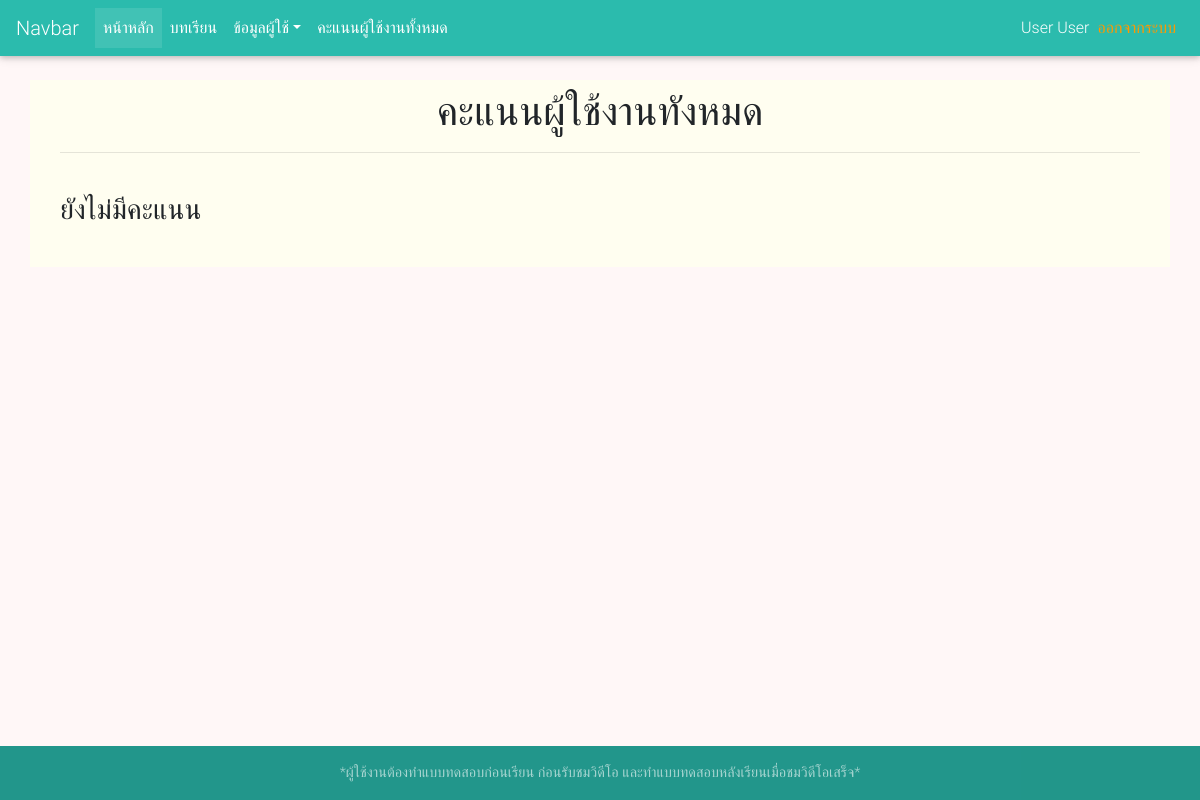
The app's page /index.php?scl (signed in), older data.
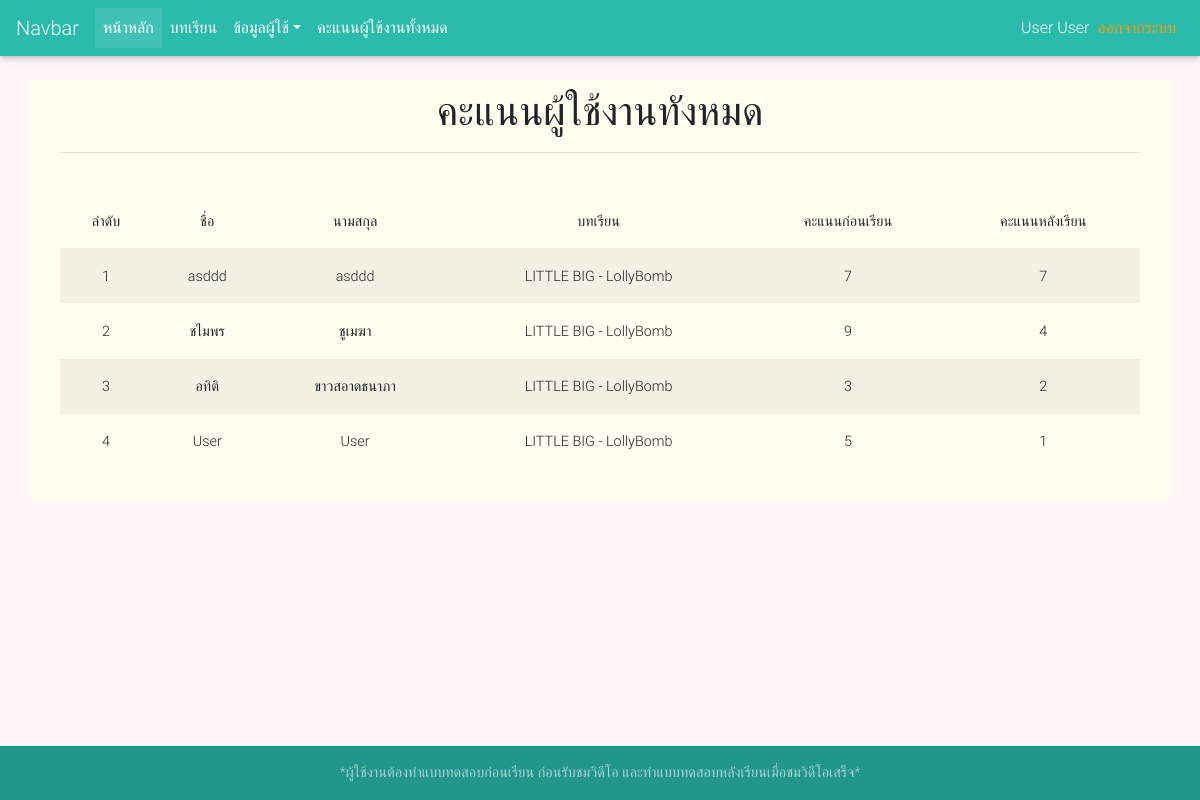
The same page, newer data.
### tables this page shows
CREATE TABLE `user_learning` (
  `user_learning_id` int(10) NOT NULL,
  `choice_id` int(10) NOT NULL,
  `user_id` int(10) NOT NULL,
  `user_learning_bf` int(20) NOT NULL,
  `user_learning_af` varchar(20) NOT NULL,
  `user_learning_status` int(1) NOT NULL
);

CREATE TABLE `user` (
  `ID` int(5) NOT NULL,
  `Username` varchar(50) NOT NULL,
  `Password` varchar(200) NOT NULL,
  `Firstname` varchar(100) NOT NULL,
  `Lastname` varchar(100) NOT NULL,
  `email` varchar(100) NOT NULL,
  `phone` text NOT NULL,
  `Userlevel` varchar(1) NOT NULL,
  `user_date` date NOT NULL,
  `session_id` varchar(50) NOT NULL,
  `Status` varchar(1) NOT NULL
);

CREATE TABLE `choice` (
  `choice_id` int(11) NOT NULL,
  `choice_name` varchar(100) NOT NULL,
  `video` varchar(300) NOT NULL,
  `choice_detail` varchar(100) NOT NULL,
  `choice_status` int(1) NOT NULL
);

### score_all.php (the view)
<?php
$query_learning = "SELECT * FROM choice as c , user as u, user_learning as l where l.user_learning_status <> 1 and l.choice_id = c.choice_id and l.user_id = u.id order by l.user_learning_af desc" ;
$learning = mysqli_query($con,$query_learning) or die(mysqli_error());
$row_learning = mysqli_fetch_assoc($learning);
$totalRows_learning = mysqli_num_rows($learning);
?>
<div class="col-12">
 <div class="py-2">
  <div class="container">
    <div class="row">
      <div class="col-md-12">
        <h1 class="text-center">คะแนนผู้ใช้งานทังหมด</h1>
        <hr>
      </div>
    </div>
  </div>
</div>
<div class="py-3">
  <div class="container">
    <div class="row">
      <div class="col-md-12">
          <table class="table table-striped table-borderless">
           <?php if ($totalRows_learning > 0) {?>
            <thead>
              <tr class="text-center">
                <th scope="col">ลำดับ</th>
                <th scope="col">ชื่อ</th>
                <th scope="col">นามสกุล</th>
                <th scope="col">บทเรียน</th>
                <th scope="col">คะแนนก่อนเรียน</th>
                <th scope="col">คะแนนหลังเรียน</th>
              </tr>
            </thead>
            <tbody>
              <?php
              $i = 1 ;
              do { ?>
                <tr class="text-center">
                  <td><?php echo $i ?></td>
                  <td><?php echo $row_learning['Firstname']; ?></td>
                  <td><?php echo $row_learning['Lastname']; ?></td>
                  <td><?php echo $row_learning['choice_name']; ?></td>
                  <td><?php echo $row_learning['user_learning_bf']; ?></td>
                  <td><?php echo $row_learning['user_learning_af']; ?></td>
                </tr>
                <?php
                $i += 1;
              } while ($row_learning = mysqli_fetch_assoc($learning)); ?>
            </tbody>
          </table>
        <?php }else {
          echo "<h3> ยังไม่มีคะแนน </h3>";
        }
        mysqli_free_result($learning);?>
      </div>
  </div>
</div>
</div>
</div>

Row changes from the older to the newer data that the page shows:
added user_learning: user.Firstname "asddd", user.Lastname "asddd", choice.choice_name "LITTLE BIG - LollyBomb", user_learning_bf "7", user_learning_af "7"
added user_learning: user.Firstname "ชไมพร", user.Lastname "ชูเมฆา", choice.choice_name "LITTLE BIG - LollyBomb", user_learning_bf "9", user_learning_af "4"
added user_learning: user.Firstname "อทิติ", user.Lastname "ขาวสอาดธนาภา", choice.choice_name "LITTLE BIG - LollyBomb", user_learning_bf "3", user_learning_af "2"
added user_learning: user.Firstname "User", user.Lastname "User", choice.choice_name "LITTLE BIG - LollyBomb", user_learning_bf "5", user_learning_af "1"
Text that changed along with them:
text no longer shown: "ยังไม่มีคะแนน"
text now shown: "ลำดับ ชื่อ นามสกุล บทเรียน คะแนนก่อนเรียน คะแนนหลังเรียน"
